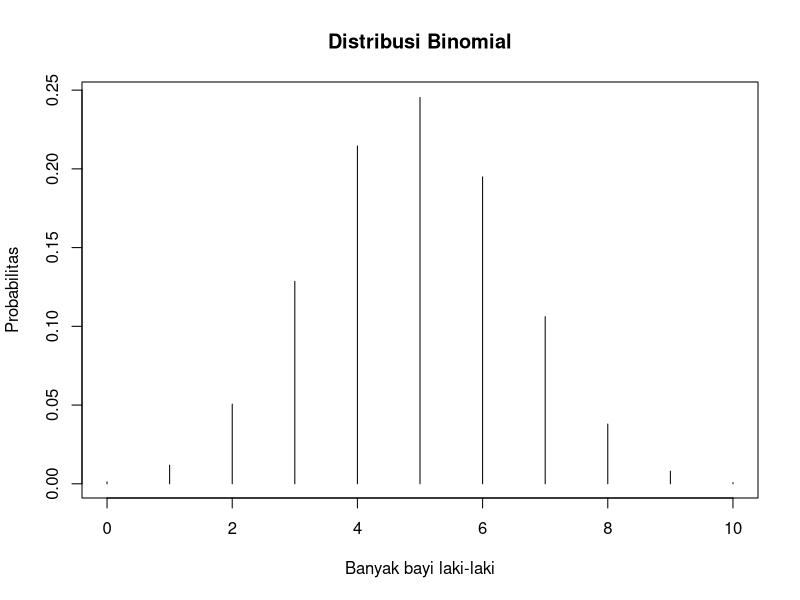
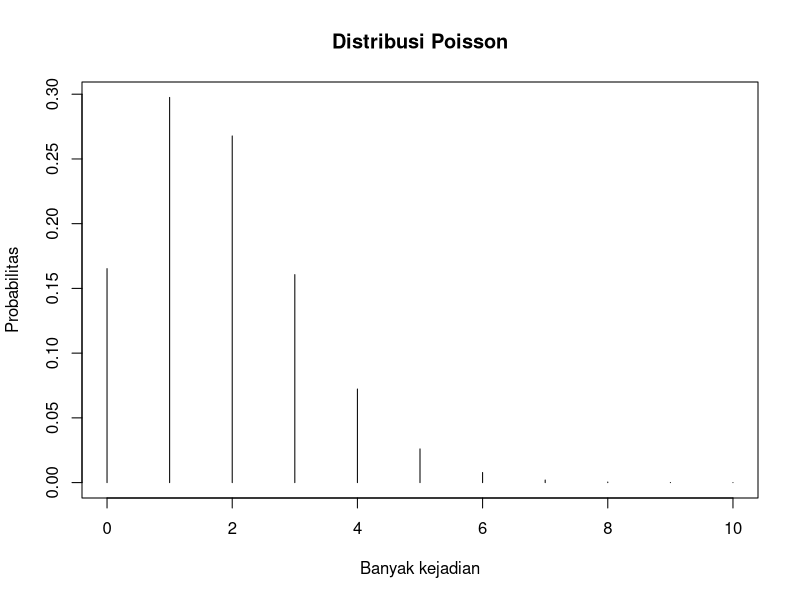
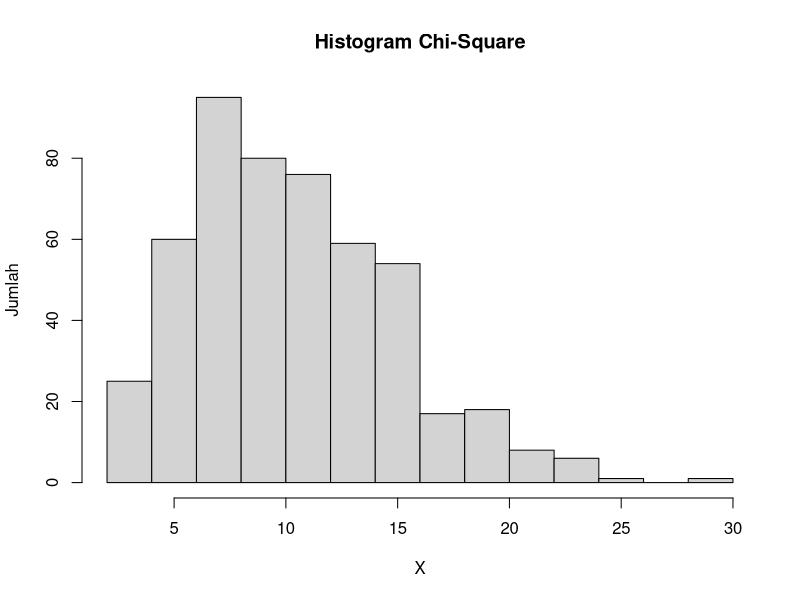
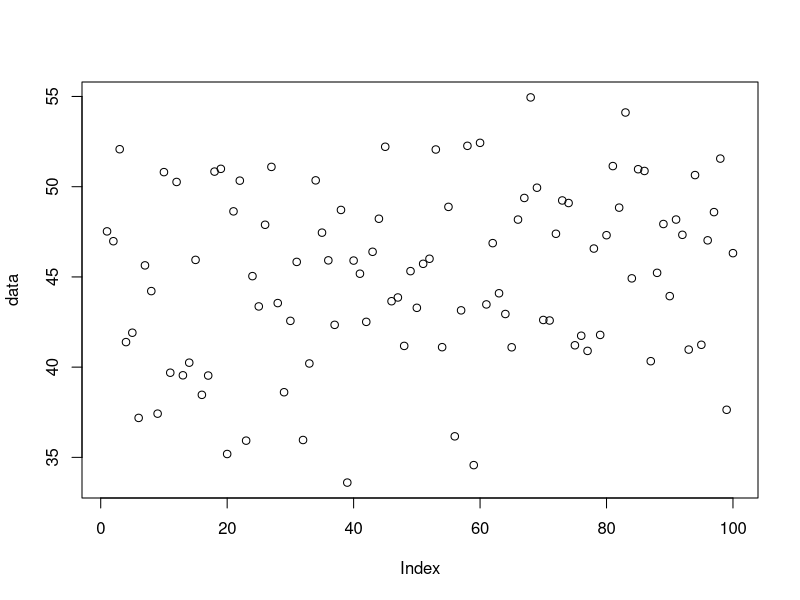
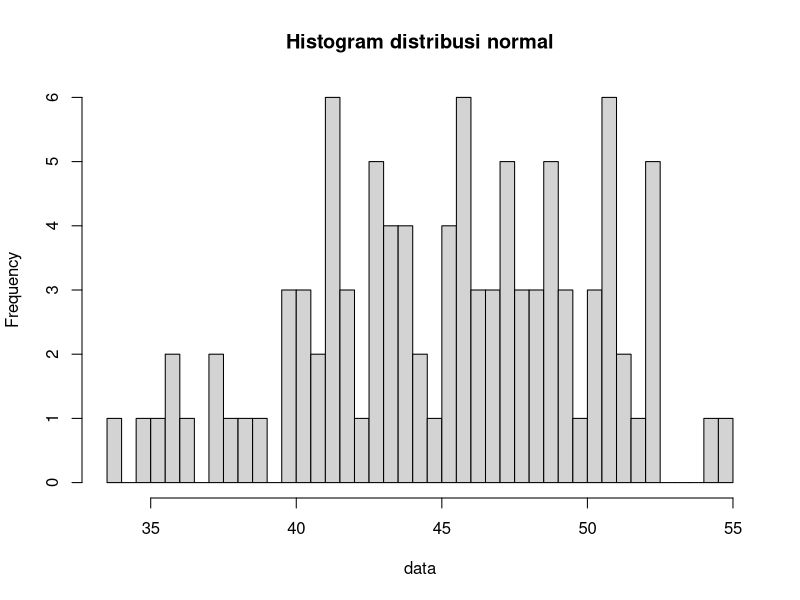

Source code (R) for these figures, in order:

# Nama  : Muhammad Rifqi Fadhilah
# NRP   : 5025211228
# Kelas : Probstat (C)

# Nomor 1
# Probabilitas seorang bayi yang baru lahir berjenis kelamin laki-laki adalah 0,488.
# Jika kita asumsikan bahwa dalam satu hari di rumah sakit terdapat 10 kelahiran,
# maka:

# 1.a
# Bagaimana pendistribusian banyak bayi laki-laki? Tentukan distribusi dengan
# parameter yang sesuai.
# Jawab : 
# Dalam hal ini, distribusi yang tepat adalah distribusi binomial karena hanya 
# ada dua kemungkinan yaitu laki-laki atau perempuan. Oleh karena itu, karena 
# terdapat lebih dari satu percobaan, maka distribusinya termasuk dalam distribusi 
# binomial, bukan distribusi Bernoulli.Anda dapat menggunakan rumus berikut untuk 
# menghitung probabilitas sukses (laki-laki) sebanyak k kali dari 10 percobaan: 
# P(X=k) = (10Ck) 0.488^k (1-0.488)^(10-k)6                                             

# 1.b
# Berapa probabilitas bahwa tepat tiga bayi di antaranya berjenis kelamin lakilaki?
# Jawab : 
jumlah_sukses <- 3
probabilitas_keberhasilan <- 0.488
jumlah_percobaan <- 10

hasil <- dbinom(x = jumlah_sukses, size = jumlah_percobaan, prob = probabilitas_keberhasilan)
hasil

# 1.c
# Berapa probabilitas bahwa kurang dari tiga bayi di antaranya berjenis kelamin
# laki-laki?
# Jawab : 
jumlah_kegagalan <- 2
probabilitas_keberhasilan <- 0.488
jumlah_percobaan <- 10

hasil <- pbinom(q = jumlah_kegagalan, size = jumlah_percobaan, prob = probabilitas_keberhasilan)
hasil

# 1.d
# Berapa probabilitas bahwa tiga atau lebih bayi di antaranya berjenis kelamin
# laki-laki?
# Jawab : 
jumlah_kegagalan <- 2
probabilitas_keberhasilan <- 0.488
jumlah_percobaan <- 10
sisi_kiri <- FALSE

hasil <- pbinom(q = jumlah_kegagalan, size = jumlah_percobaan, prob = probabilitas_keberhasilan, lower.tail = sisi_kiri)
hasil

# 1.e
# Berapa nilai harapan dan simpangan baku banyak bayi laki-laki?
# Jawab : 

jumlah_data <- 10
probabilitas_keberhasilan <- 0.488
nilai_harapan <- jumlah_data * probabilitas_keberhasilan
nilai_harapan
simpangan_baku <- sqrt(jumlah_data * probabilitas_keberhasilan * (1 - probabilitas_keberhasilan))
simpangan_baku


# 1.f
# Gambarkan histogram pendistribusian banyak bayi laki-laki.
# Jawab : 
jumlah_data <- 0:10
jumlah_percobaan <- 10
probabilitas_keberhasilan <- 0.488

plot(jumlah_data, dbinom(x = jumlah_data, size = jumlah_percobaan, prob = probabilitas_keberhasilan), 
     type = 'h',
     main = 'Distribusi Binomial',
     xlab = 'Banyak bayi laki-laki',
     ylab = 'Probabilitas'
)


# Nomor 2 
# Misalkan banyak kematian karena kanker tulang untuk seluruh pekerja di pabrik
# ban dalam 20 tahun ke depan adalah 1,8

# 2.a
# Bagaimana pendistribusian banyak kematian karena kanker tulang? Tentukan
# distribusi dengan parameter yang sesuai.
# Jawab : 

# Distribusi yang tepat untuk kasus ini adalah distribusi Poisson, karena kejadian 
# tersebut terjadi pada lingkup ruang dan waktu tertentu. Rumus probabilitas distribusi
# Poisson adalah P(X=k) = e^(-λ) (λ^k / k!)

# 2.b
# Ada 4 kematian akibat kanker tulang yang dilaporkan di kalangan pekerja
# pabrik ban, apakah itu peristiwa yang tidak biasa? Hitung probabilitas
# berdasarkan distribusi yang telah dipilih.

# Jawab : 
# Kejadian ini dapat dikategorikan sebagai kejadian yang tidak biasa, meskipun 
# tidak terlalu jarang. Hal ini disebabkan karena kemungkinan terjadinya tidak 
# terlalu berbeda jauh dengan kemungkinan terjadinya di sekitar nilai rata-rata (λ).

jumlah_kejadian <- 4
rata_rata_kejadian <- 1.8
hasil_probabilitas <- dpois(x = jumlah_kejadian, lambda = rata_rata_kejadian)
hasil_probabilitas


# 2.c
# Berapa peluang paling banyak 4 kematian akibat kanker tulang?

# Jawab : 
jumlah_kejadian <- 4
rata_rata_kejadian <- 1.8
hasil_probabilitas_kumulatif <- ppois(q = jumlah_kejadian, lambda = rata_rata_kejadian)
hasil_probabilitas_kumulatif

# 2.d
# Berapa peluang lebih dari 4 kematian akibat kanker tulang?

# Jawab : 
jumlah_kejadian <- 4
rata_rata_kejadian <- 1.8
sisi_kiri <- FALSE
hasil_probabilitas_kumulatif <- ppois(q = jumlah_kejadian, lambda = rata_rata_kejadian, lower.tail = sisi_kiri)
hasil_probabilitas_kumulatif

# 2.e
# Berdasarkan distribusi yang telah dipilih, berapakah nilai harapan dan standar
# deviasi banyak kematian akibat kanker tulang untuk pekerja pabrik ban?

# Jawab : 

nilai_harapan <- 1.8
print(nilai_harapan)
standar_deviasi <- 1.8^0.5
print(standar_deviasi)

# 2.f
# Gambarkan histogram pendistribusian banyak banyak kematian akibat kanker
# tulang untuk pekerja pabrik ban.

# Jawab : 

n <- seq(0, 10)
lambda <- 1.8
plot(n, dpois(n, lambda),
     type='h',
     main='Distribusi Poisson',
     ylab='Probabilitas',
     xlab ='Banyak kejadian'
)


# 2.g
# Gunakan simulasi untuk memeriksa hasil sebelumnya.
# Jawab :

n <- 10
lambda <- 1.8
set.seed(123456789)
ans <- replicate(n, rpois(n=1, lambda=lambda))
ans <- unlist(ans)
ans


# 2.h
# Jelaskan banyak kematian akibat kanker tulang berdasarkan simulasi Anda.
# Bandingkan jawaban pada pertanyaan 2d dengan hasil simulasi Anda.
# Jawab :

# Dalam simulasi ini dengan set.seed(123456789) dan jumlah simulasi n = 10, 
#iperoleh hasil [2,2,2,2,4,4,1,4,1,1]. Hasil yang muncul memang beragam, tetapi 
#tidakterlalu jauh dari nilai lambda/mean yaitu 1.8 karena kemungkinan terbesar 
#kematianterjadi pada daerah dekat lambda, yaitu rentang 0-5. Seperti pada jawaban 2d, 
#kejadiankematian = 4 bukanlah hal yang biasa, namun juga tidak sangat jarang terjadi.
#Hal ini dapat dibuktikan dengan kemunculan yang cukup sering pada simulasi 
#(walaupun tergantung pada seed pada simulasi). Jumlah kematian yang paling sering 
#terjadi adalah sekitar 1 atau 2 setelah dibandingkan dengan beberapa seed lain

# Nomor 3

# Diketahui nilai x = 3 dan v = 10. Tentukan:

# 3.a
# Fungsi probabilitas dari distribusi Chi-Square

# Jawab : 
x <- 3
v <- 10
ans <- dchisq(x=x, df=v)
ans

# 3.b
# Histogram dari distribusi Chi-Square dengan 500 data acak.

# Jawab : 
set.seed(123456789)
n <- 500
v <- 10
x <- rchisq(n, v)
hist(x, xlab = "X", ylab = "Jumlah", main = "Histogram Chi-Square")

# 3.c
# Nilai rataan (μ) dan varian (σ²) dari distribusi Chi-Square

# Jawab : 
mean <- v <- 10
mean
variance <- 2 * v
variance


# Nomor 4
# Diketahui data bangkitan acak sebanyak 100 dengan mean = 45 dan sd = 5.
# Tentukan:

# 4.a
# Fungsi probabilitas dari distribusi Normal P(X1 ≤ x ≤ X2), hitung z-scorenya
# dan plot data bangkitan acaknya dalam bentuk grafik. Petunjuk (gunakan fungsi plot()).

# Jawab : 

# f(x) = (1/5√(2π)) e^(-1/2((x-45)/5)^2)

set.seed(123456789)
n <- 100
mean <- 45
sd <- 5
data <- rnorm(n=n, mean=mean, sd=sd)
data
summary(data)
z_scores <- scale(data)
z_scores
probs <- pnorm(runif(1, mean, max(data)), mean, sd) - pnorm(runif(1, min(data), mean), mean, sd)
probs
plot(data)


# 4.b
# Gambarkan histogram dari distribusi Normal dengan breaks 50

# Jawab : 
set.seed(123456789)
n <- 100
mean <- 45
sd <- 5
data <- rnorm(n=n, mean=mean, sd=sd)
breaks = 50
hist(data, breaks, main = "Histogram distribusi normal")

# 4.c
# Nilai varian (σ²) dari hasil data bangkitan acak distribusi Normal.\

# Jawab : 
set.seed(123456789)
n <- 100
mean <- 45
sd <- 5
data <- rnorm(n=n, mean=mean, sd=sd)
varian <- var(data)
varian


# Nomor 5
# Kerjakanlah menggunakan distribusi T-Student

# 5.a
# Berapa probabilitas terjadinya suatu peristiwa acak X kurang dari -2,34 dengan
# 6 derajat kebebasan?

# Jawab : 
q <- -2.34
df <- 6
ans <- pt(q=q, df=df)
ans

# 5.b
# Berapa probabilitas terjadinya suatu peristiwa acak X lebih dari 1,34 dengan 6
# derajat kebebasan?

# Jawab :   
q <- 1.34
df <- 6
left = FALSE
ans <- pt(q=q, df=df, lower.tail = left)
ans

# 5.c
# Berapa probabilitas terjadinya suatu peristiwa acak X kurang dari -1,23 atau
# lebih besar dari 1,23 dengan 3 derajat kebebasan?

# Jawab : 
q <- -1.23
df <- 3
ans <- 2 * pt(q=q, df=df)
ans

# 5.d
# Berapa probabilitas terjadinya suatu peristiwa acak X berada di antara -0,94
# dan 0,94 dengan 14 derajat kebebasan?

# Jawab : 
q <- -0.94
df <- 14
ans <- 1 - ( 2 * pt(q=q, df=df))
ans

# 5.e
# Berapa nilai t-score dengan 5 derajat kebebasan yang memiliki luasan 0,0333
# satuan persegi di bawah kurva dan di sebelah kiri t-score tersebut?

# Jawab :
x <- 0.0333
df <- 5
ans <- qt(x, df=df)
ans


# 5.f
# Berapa nilai t-score dengan 25 derajat kebebasan yang memiliki luasan 0,125
# satuan persegi di bawah kurva dan di sebelah kanan t-score tersebut?

# Jawab : 
x <- 1 - 0.125
df <- 25
ans <- qt(x, df=df)
ans

# 5.g
# Berapa nilai t-score dengan 11 derajat kebebasan yang memiliki luasan 0,75
# satuan persegi di bawah kurva dan di antara t-score tersebut dan negatif dari
# nilai t-score tersebut?

# Jawab : 
x <- 0.75 + ((1-0.75)/2)
df <- 11
ans <- qt(x, df=df)
ans

# 5.h
# Berapa nilai t-score dengan 23 derajat kebebasan yang memiliki luasan 0,0333
# satuan persegi di bawah kurva dan di luar interval antara t-score tersebut dan
# negatif dari nilai t-score tersebut?

# Jawab : 
x <- 1 - (0.0333/2)
df <- 23
ans <- qt(x, df=df)
ans
